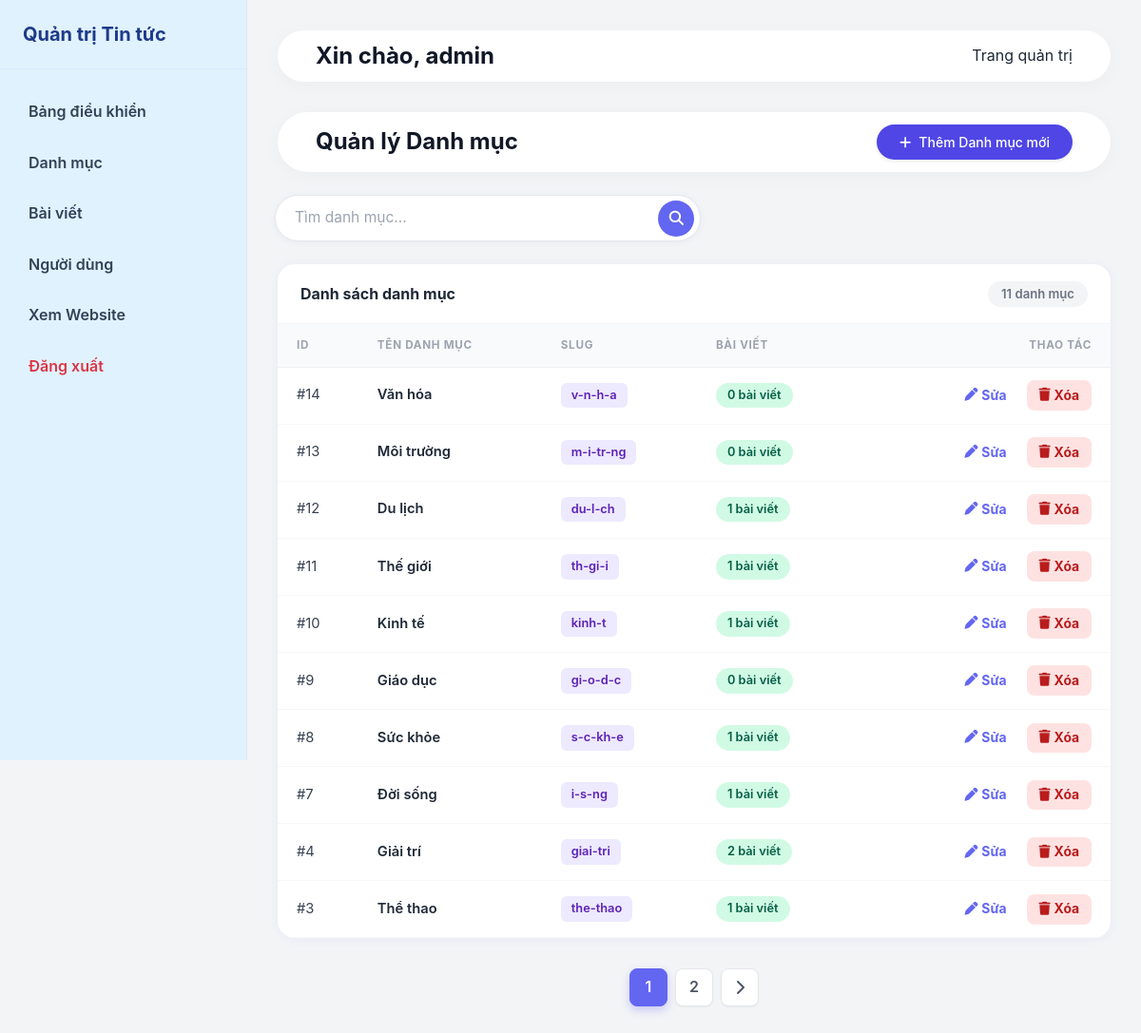
Screenshot of /admin/categories.php (signed in) with the database file from the repository.
### tables this page shows
CREATE TABLE `categories` (
  `id` int(11) NOT NULL,
  `name` varchar(100) NOT NULL,
  `slug` varchar(100) NOT NULL,
  `description` text DEFAULT NULL,
  `created_at` timestamp NOT NULL DEFAULT current_timestamp()
);

### app/Controllers/Admin/CategoryController.php (called while the page is built, shortened)
<?php
class CategoryController {
    private $categoryModel;
    private $limit = 10;
    public function __construct() {
        $this->categoryModel = new CategoryModel();
    }
    public function index() {
        $action = $_GET['action'] ?? 'list';
        $page   = max(1, (int)($_GET['page'] ?? 1));
        $search = trim($_GET['search'] ?? '');
        $total  = $this->categoryModel->countCategoriesWithSearch($search);
        $totalPages = max(1, (int)ceil($total / $this->limit));
        $start = ($page - 1) * $this->limit;
        $categories  = $this->categoryModel->getCategoriesWithSearch($search, $start, $this->limit);
        $totalResults = $total;
        require_once __DIR__ . '/../../Views/admin/categories/index.php';
    }
}

### admin/categories.php (called while the page is built, shortened)
<?php
require_once __DIR__ . '/../app/Core/Database.php';
require_once __DIR__ . '/../app/Models/CategoryModel.php';
require_once __DIR__ . '/../app/Controllers/Admin/CategoryController.php';
$controller = new CategoryController();
$controller->index();

### config/database.php (called while the page is built)
<?php
return [
    'host'    => 'localhost',
    'dbname'  => 'news_db',
    'user'    => 'root',
    'pass'    => '',
    'charset' => 'utf8mb4'
];

### app/Core/Database.php (called while the page is built, shortened)
<?php
class Database {
    private static $instance = null;
    public static function getConnection() {
        if (self::$instance === null) {
            $config = require __DIR__ . '/../../config/database.php';
            $dsn = "mysql:host=" . $config['host'] . ";dbname=" . $config['dbname'] . ";charset=" . $config['charset'];
            $options = [
                PDO::ATTR_ERRMODE            => PDO::ERRMODE_EXCEPTION,
                PDO::ATTR_DEFAULT_FETCH_MODE => PDO::FETCH_ASSOC,
                PDO::ATTR_EMULATE_PREPARES   => false,
            ];
            try {
                self::$instance = new PDO($dsn, $config['user'], $config['pass'], $options);
            } catch (PDOException $e) {
                die("Database Connection Error. Please check your configuration.");
            }
        }
        return self::$instance;
    }
}

### app/Models/CategoryModel.php (called while the page is built, shortened)
<?php
class CategoryModel {
    private $pdo;
    public function __construct() {
        $this->pdo = Database::getConnection();
    }
    public function getCategoriesWithSearch($search, $start, $limit) {
        $whereSql = '';
        $params   = [];
        $sql  = "SELECT c.*, (SELECT COUNT(*) FROM articles WHERE category_id = c.id) as article_count
                 FROM categories c{$whereSql} ORDER BY c.id DESC LIMIT " . (int)$start . ", " . (int)$limit;
        $stmt = $this->pdo->prepare($sql);
        $stmt->execute($params);
        return $stmt->fetchAll();
    }
    public function countCategoriesWithSearch($search) {
        $whereSql = '';
        $params   = [];
        $stmt = $this->pdo->prepare("SELECT COUNT(*) FROM categories" . $whereSql);
        $stmt->execute($params);
        return (int)$stmt->fetchColumn();
    }
}

### app/Views/admin/categories/index.php (the view, shortened to what this page needs)
<?php require_once __DIR__ . '/../layouts/header.php'; ?>
<div class="admin-header d-flex justify-content-between align-items-center mb-4">
    <h1 class="fw-bold m-0">Quản lý Danh mục</h1>
    <?php if ($action == 'list'): ?>
        <a href="?action=create" class="btn btn-primary rounded-pill px-4 shadow-sm">
            <i class="fas fa-plus me-2"></i>Thêm Danh mục mới
        </a>
    <?php else: ?>
        <a href="categories.php" class="btn btn-light border rounded-pill px-4">
            <i class="fas fa-arrow-left me-2"></i>Quay lại Danh sách
        </a>
    <?php endif; ?>
</div>
<?php if ($action == 'list'): ?>
    <div class="search-wrapper">
        <form method="GET" class="search-bar">
            <input type="text" name="search" placeholder="Tìm danh mục..."
                   value="<?= htmlspecialchars($search ?? '') ?>">
            <button type="submit"><i class="fas fa-search"></i></button>
        </form>
    </div>
    <div class="art-card">
        <div class="art-table-header">
            <h5>Danh sách danh mục</h5>
            <span class="art-count-badge"><?= $totalResults ?> danh mục</span>
        </div>
        <div class="table-responsive">
            <table class="art-table">
                <thead>
                    <tr>
                        <th style="padding-left:1.25rem;">ID</th>
                        <th>Tên danh mục</th>
                        <th>Slug</th>
                        <th>Bài viết</th>
                        <th style="text-align:right; padding-right:1.25rem;">Thao tác</th>
                    </tr>
                </thead>
                <tbody>
                    <?php if ($totalResults > 0): foreach ($categories as $row): ?>
                    <tr>
                        <td style="padding-left:1.25rem;">#<?= $row['id'] ?></td>
                        <td><span class="art-title"><?= htmlspecialchars($row['name']) ?></span></td>
                        <td><span class="cat-badge"><?= htmlspecialchars($row['slug']) ?></span></td>
                        <td>
                            <span class="status-published rounded-pill"><?= $row['article_count'] ?> bài viết</span>
                        </td>
                        <td style="text-align:right; padding-right:1.25rem; white-space:nowrap;">
                            <a href="?action=edit&id=<?= $row['id'] ?>" class="btn-edit">
                                <i class="fas fa-pen me-1"></i>Sửa
                            </a>
                            <a href="?action=delete&id=<?= $row['id'] ?>" class="btn-del ms-1" data-type="danh mục">
                                <i class="fas fa-trash me-1"></i>Xóa
                            </a>
                        </td>
                    </tr>
                    <?php endforeach; endif; ?>
                </tbody>
            </table>
        </div>
    </div>
    <?php if ($totalPages > 1): ?>
    <nav class="art-pagination">
        <?php for ($i = 1; $i <= $totalPages; $i++): ?>
            <a class="<?= ($page == $i) ? 'active' : '' ?>" href="?page=<?= $i ?>&search=<?= urlencode($search) ?>"><?= $i ?></a>
        <?php endfor; ?>
        <?php if ($page < $totalPages): ?>
            <a href="?page=<?= $page+1 ?>&search=<?= urlencode($search) ?>"><i class="fas fa-chevron-right"></i></a>
        <?php endif; ?>
    </nav>
    <?php endif; ?>
<?php endif; ?>
<?php require_once __DIR__ . '/../layouts/footer.php'; ?>

### app/Views/admin/layouts/header.php (shortened to what this page needs)
<!DOCTYPE html>
<html lang="vi">
<head>
    <link href="https://cdn.jsdelivr.net/npm/bootstrap@5.3.0/dist/css/bootstrap.min.css" rel="stylesheet">
    <link rel="stylesheet" href="https://cdnjs.cloudflare.com/ajax/libs/font-awesome/6.4.2/css/all.min.css">
    <link rel="stylesheet" href="https://cdnjs.cloudflare.com/ajax/libs/animate.css/4.1.1/animate.min.css">
    <link rel="stylesheet" href="../assets/css/style.css?v=<?= time() ?>">
    <link rel="stylesheet" href="../assets/css/admin.css?v=<?= time() ?>">
</head>
<body class="bg-light">
    <div class="admin-layout">
        <aside class="admin-sidebar">
            <div class="sidebar-header">
                <h3>Quản trị Tin tức</h3>
            </div>
            <nav class="sidebar-nav">
                <a href="index.php" class="sidebar-nav-item">Bảng điều khiển</a>
                <a href="categories.php" class="sidebar-nav-item">Danh mục</a>
                <a href="articles.php" class="sidebar-nav-item">Bài viết</a>
                <a href="users.php" class="sidebar-nav-item">Người dùng</a>
                <a href="../index.php" class="sidebar-nav-item" target="_blank">Xem Website</a>
                <a href="../auth/logout.php" class="sidebar-nav-item text-danger">Đăng xuất</a>
            </nav>
        </aside>
        <main class="admin-main">
            <header class="admin-header">
                <div style="display: flex; align-items: center; gap: 15px;">
                    <h1 style="margin: 0;">Xin chào, <?php echo htmlspecialchars($_SESSION['username']); ?></h1>
                </div>
                <div class="admin-user">
                    <span>Trang quản trị</span>
                </div>
            </header>

### app/Views/admin/layouts/footer.php (shortened to what this page needs)
        </main>
    </div>
</body>
</html>

### assets/css/style.css (style rules this page uses)
:root { --primary-soft: #e0e7ff; --secondary-soft: #fef3c7; --success-soft: #dcfce7; --shadow-premium: 0 10px 15px -3px rgba(0, 0, 0, 0.04), 0 4px 6px -2px rgba(0, 0, 0, 0.02); --primary: #4F46E5; --primary-hover: #4338CA; --secondary: #10B981; --danger: #EF4444; --dark: #111827; --light: #F3F4F6; --white: #FFFFFF; --gray: #6B7280; --text-main: #1F2937; --text-muted: #4B5563; --shadow-sm: 0 1px 2px 0 rgba(0, 0, 0, 0.05); --shadow-md: 0 4px 6px -1px rgba(0, 0, 0, 0.1), 0 2px 4px -1px rgba(0, 0, 0, 0.06); --shadow-lg: 0 10px 15px -3px rgba(0, 0, 0, 0.1), 0 4px 6px -2px rgba(0, 0, 0, 0.05); --transition: all 0.3s cubic-bezier(0.4, 0, 0.2, 1); --radius-sm: 0.375rem; --radius-md: 0.5rem; --radius-lg: 1rem; }
* { margin: 0; padding: 0; box-sizing: border-box; }
body { font-family: -apple-system, BlinkMacSystemFont, "Segoe UI", Roboto, Helvetica, Arial, sans-serif; background-color: var(--light); color: var(--text-main); line-height: 1.6; }
a { color: var(--primary); text-decoration: none; transition: var(--transition); }
h1, h2, h3, h4, h5, h6 { font-weight: 700; line-height: 1.2; margin-bottom: 1rem; color: var(--dark); }
.btn { display: inline-flex; align-items: center; justify-content: center; padding: 0.5rem 1rem; font-weight: 500; border-radius: var(--radius-md); cursor: pointer; transition: var(--transition); border: none; font-size: 0.875rem; }
.btn-primary { background-color: var(--primary); color: var(--white); }
.search-bar { display: flex; align-items: center; background: #f1f5f9; border: 1px solid #e2e8f0; border-radius: 999px; padding: 0.25rem 0.25rem 0.25rem 1.25rem; gap: 0.5rem; margin-left: 2rem; margin-right: 0; width: 300px; transition: all 0.3s cubic-bezier(0.4, 0, 0.2, 1); }
.search-bar input[type="text"] { border: none; outline: none; background: transparent; font-size: 0.9rem; color: #374151; flex: 1; min-width: 0; }
.search-bar input[type="text"]::placeholder { color: #9ca3af; }
.search-bar button[type="submit"] { width: 32px; height: 32px; border-radius: 50%; border: none; background: var(--primary); color: #fff; font-size: 0.85rem; display: flex; align-items: center; justify-content: center; cursor: pointer; flex-shrink: 0; transition: background 0.18s; }

### rows the page displays
categories: id "14", name "Văn hóa", slug "v-n-h-a", article_count "0"
categories: id "13", name "Môi trường", slug "m-i-tr-ng", article_count "0"
categories: id "12", name "Du lịch", slug "du-l-ch", article_count "1"
categories: id "11", name "Thế giới", slug "th-gi-i", article_count "1"
categories: id "10", name "Kinh tế", slug "kinh-t", article_count "1"
categories: id "9", name "Giáo dục", slug "gi-o-d-c", article_count "0"
categories: id "8", name "Sức khỏe", slug "s-c-kh-e", article_count "1"
categories: id "7", name "Đời sống", slug "i-s-ng", article_count "1"
categories: id "4", name "Giải trí", slug "giai-tri", article_count "2"
categories: id "3", name "Thể thao", slug "the-thao", article_count "1"

### other values shown
$_SESSION['username'] "admin"
$totalResults "11"
